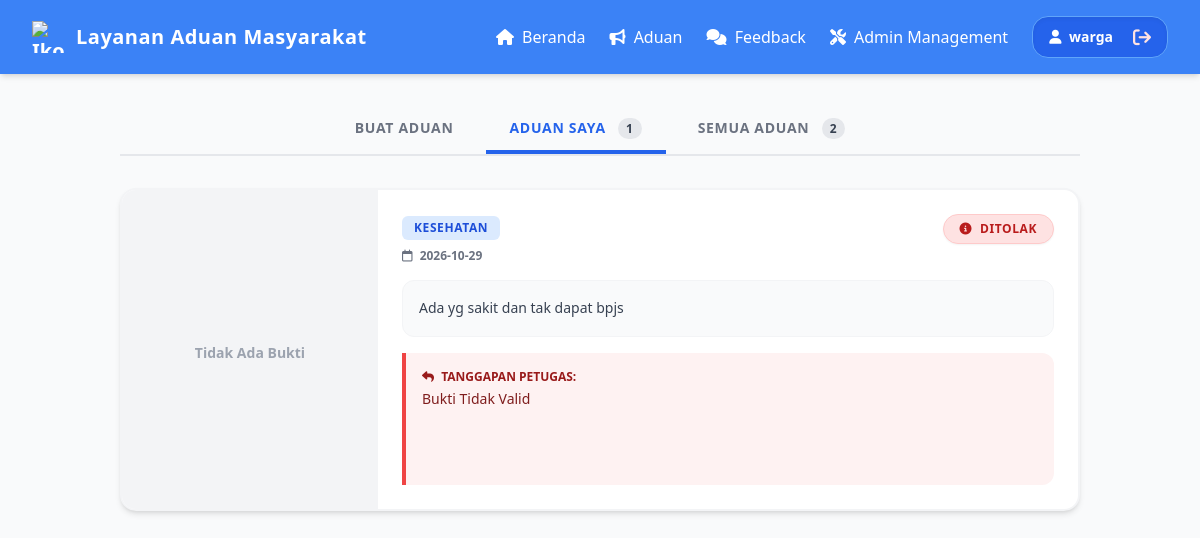
The page /aduan.php?tab=histori (signed in) on the database its author committed.
### tables this page shows
CREATE TABLE `pengaduan` (
  `id` int(11) NOT NULL,
  `user_id` int(11) DEFAULT NULL,
  `kategori` varchar(50) DEFAULT NULL,
  `tanggal` date DEFAULT NULL,
  `isi` text DEFAULT NULL,
  `bukti` varchar(255) DEFAULT NULL,
  `status` enum('pending','proses','selesai','ditolak') DEFAULT 'pending',
  `tanggapan` text DEFAULT NULL
);

### aduan.php (the view, shortened to what this page needs)
<?php
require 'koneksi.php';
$user_id = $_SESSION['user_id'];
$histori = mysqli_query($conn, "SELECT * FROM pengaduan WHERE user_id='$user_id' ORDER BY id DESC");
$total_histori = mysqli_num_rows($histori);
$semua_aduan = mysqli_query($conn, "SELECT p.*, u.username FROM pengaduan p JOIN users u ON p.user_id = u.id ORDER BY p.id DESC");
$total_semua = mysqli_num_rows($semua_aduan);
?>
<!DOCTYPE html>
<html lang="id">
<head>
    <script src="https://cdn.tailwindcss.com"></script>
    <link rel="stylesheet" href="https://cdnjs.cloudflare.com/ajax/libs/font-awesome/6.5.1/css/all.min.css">
</head>
<body class="bg-gray-50">
    <?php include 'nav.php'; ?>
    <div class="container mx-auto p-8 max-w-5xl">
        <div class="flex flex-wrap justify-center border-b-2 border-gray-200 mb-8 gap-2">
            <button onclick="openTab('pilih')" id="tab-pilih" class="py-3 px-6 font-extrabold text-sm uppercase tracking-wider border-b-4 text-blue-600 border-blue-600 transition cursor-pointer">Buat Aduan</button>
            <button onclick="openTab('histori')" id="tab-histori" class="py-3 px-6 font-extrabold text-sm uppercase tracking-wider border-b-4 text-gray-500 border-transparent hover:text-blue-500 transition cursor-pointer">Aduan Saya <span class="bg-gray-200 text-gray-700 ml-2 px-2 py-0.5 rounded-full text-xs"><?php echo $total_histori; ?></span></button>
            <button onclick="openTab('semua')" id="tab-semua" class="py-3 px-6 font-extrabold text-sm uppercase tracking-wider border-b-4 text-gray-500 border-transparent hover:text-blue-500 transition cursor-pointer">Semua Aduan <span class="bg-gray-200 text-gray-700 ml-2 px-2 py-0.5 rounded-full text-xs"><?php echo $total_semua; ?></span></button>
        </div>
        <div id="content-histori" class="hidden transition-all duration-300">
            <div class="flex flex-col gap-6">
                <?php while($row = mysqli_fetch_assoc($histori)): ?>
                <div class="flex flex-col md:flex-row border-2 border-gray-100 rounded-2xl shadow-md bg-white overflow-hidden hover:shadow-lg transition">
                    <div class="md:w-64 h-48 md:h-auto bg-gray-100 flex items-center justify-center relative shrink-0">
                        <?php if(!empty($row['bukti']) && file_exists('uploads/'.$row['bukti'])): ?>
                            <img src="uploads/<?php echo htmlspecialchars($row['bukti']); ?>" class="w-full h-full object-cover">
                        <?php else: ?>
                            <div class="text-gray-400 font-bold text-center flex flex-col items-center">
                                <span class="text-sm">Tidak Ada Bukti</span>
                            </div>
                        <?php endif; ?>
                    </div>
                    <div class="flex-1 p-6 flex flex-col">
                        <div class="flex justify-between items-start mb-4">
                            <div>
                                <span class="bg-blue-100 text-blue-700 px-3 py-1 rounded-md text-xs font-black tracking-wider uppercase mb-2 inline-block"><?php echo htmlspecialchars($row['kategori']); ?></span>
                                <div class="text-xs text-gray-500 font-bold"><i class="fa-regular fa-calendar mr-1"></i> <?php echo htmlspecialchars($row['tanggal']); ?></div>
                            </div>
                            <div class="flex gap-2 items-center">
                                <?php
                                    $statusColor = 'bg-yellow-100 text-yellow-700 border-yellow-200';
                                    $statusText = 'Menunggu';
                                    if($row['status'] == 'ditolak') { $statusColor = 'bg-red-100 text-red-700 border-red-200'; $statusText = 'Ditolak'; }
                                ?>
                                <span class="border <?php echo $statusColor; ?> px-4 py-1.5 rounded-full uppercase text-xs tracking-wider font-extrabold shadow-sm"><i class="fa-solid fa-circle-info mr-1"></i> <?php echo htmlspecialchars($statusText); ?></span>
                            </div>
                        </div>
                        <div class="bg-gray-50 p-4 rounded-xl text-sm text-gray-700 leading-relaxed border border-gray-100 mb-4 flex-1">
                            <?php echo nl2br(htmlspecialchars($row['isi'])); ?>
                        </div>
                        <?php if(!empty($row['tanggapan'])): ?>
                            <div class="bg-gray-50 border-l-4 <?php echo ($row['status'] == 'ditolak') ? 'border-red-500 bg-red-50' : 'border-green-500 bg-green-50'; ?> p-4 rounded-r-xl">
                                <div class="text-xs font-black <?php echo ($row['status'] == 'ditolak') ? 'text-red-800' : 'text-green-800'; ?> mb-1"><i class="fa-solid fa-reply mr-1"></i> TANGGAPAN PETUGAS:</div>
                                <div class="text-sm font-medium <?php echo ($row['status'] == 'ditolak') ? 'text-red-900' : 'text-green-900'; ?>"><?php echo nl2br(htmlspecialchars($row['tanggapan'])); ?></div>
                            </div>
                        <?php endif; ?>
                    </div>
                </div>
                <?php endwhile; ?>
            </div>
        </div>
    </div>
</body>
</html>

### nav.php (style rules this page uses)
body { -webkit-user-select: none; -moz-user-select: none; -ms-user-select: none; user-select: none; }

### rows shown on the page
pengaduan: shows "Tidak Ada Bukti", kategori "KESEHATAN", tanggal "2026-10-29", status "DITOLAK", isi "Ada yg sakit dan tak dapat bpjs", tanggapan "Bukti Tidak Valid"

### other values the page prints
$_SESSION['username'] "warga"
$total_histori "1"
$total_semua "2"
